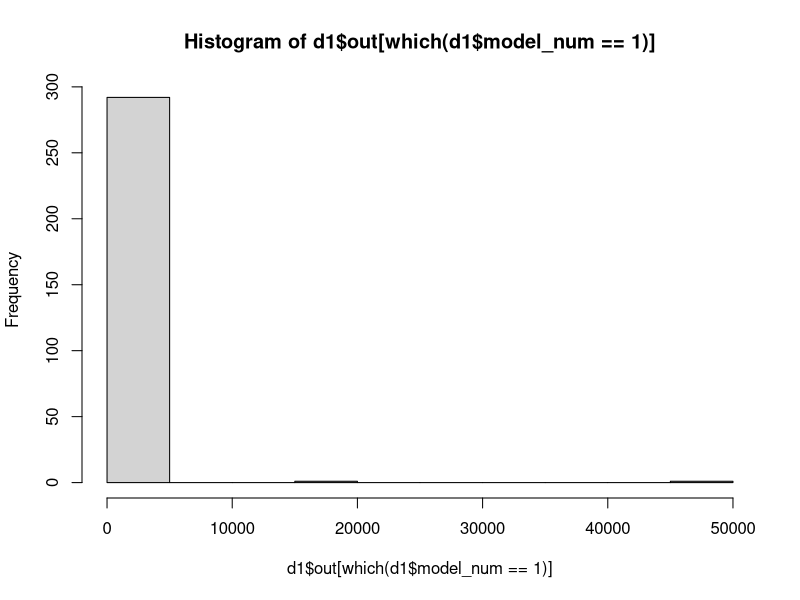
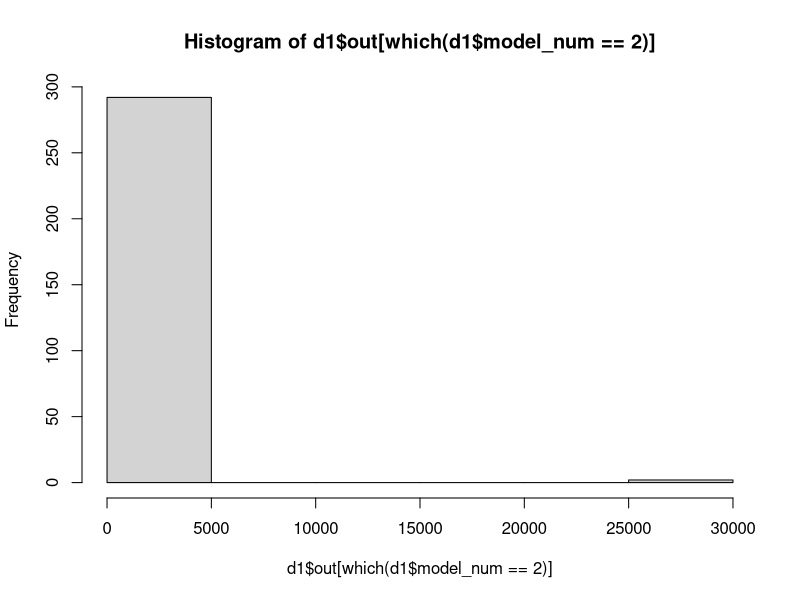
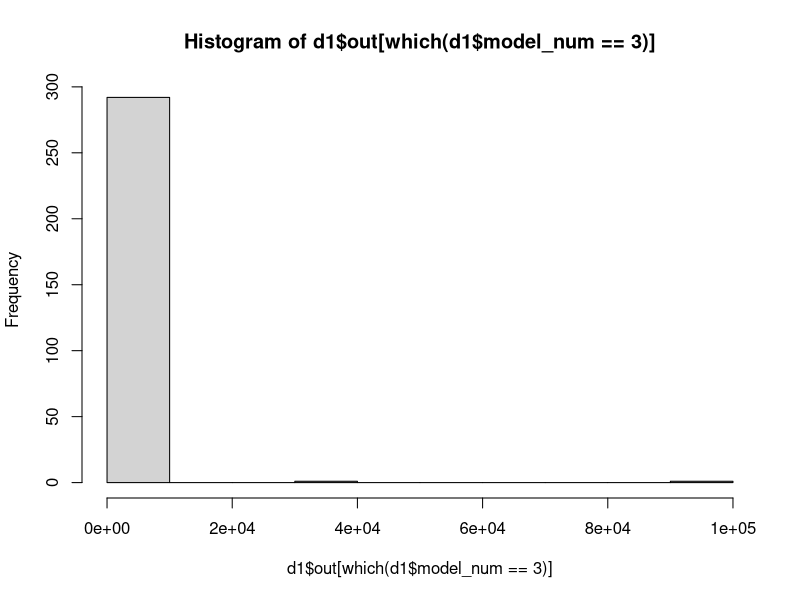

The R source for these figures, in order: (Note: this script raises an error after producing the figures.)
## ---- chunk 1
library(knitr)
library(Hmisc)

opts_chunk$set(collapse = TRUE)

opts_chunk$set(fig.path='figs/', fig.keep='high', 
               dev=c('png'), fig.width=10, fig.height=6, cache=FALSE,
               tidy=FALSE, warning=FALSE, fig.show="asis"
 	       )

## ---- chunk 2

d <- read.csv(file='model_predictions_error.csv',stringsAsFactors = FALSE)

country <- sort(unique(as.character(d$country)))
# d$out <- log(d$out)

d$period <- substr(x = d$model, start = 27,stop = 36)
d$period <- as.Date(d$period,format = '%Y-%m-%d')
d$date <- as.Date(d$date,format = '%Y-%m-%d')

periods <- sort(unique((d$period)))

d$model <- substr(x = d$model, start = 1,stop = 25)

# add model number
models <- unique(d$model)
model_num <- rep(NA,nrow(d))
period_num <- rep(NA,nrow(d))
day_week <- rep(NA,nrow(d))
for (i in 1:nrow(d)){
  model_num[i] <- which(models %in% d$model[i])
  period_num[i] <- which(periods %in% (d$period[i]))
  day_week[i] <- as.numeric(d$date[i]-d$period[i])
  
}
d$model_num <- model_num
d$period_num <- period_num
d$day_week <- day_week

table(d$model_num,d$country)

#serial
f <- which(d$si %in% 'si_1')
d1 <- d[f,]


f <- which(d$si %in% 'si_2')
d2 <- d[f,]

## ---- chunk 3

E <- aggregate(x = d2$out, by = list(d2$model_num,d2$period_num),sum)
names(E) <- c('model','period','E')

hist(d1$out[which(d1$model_num ==1)])
hist(d1$out[which(d1$model_num ==2)])
hist(d1$out[which(d1$model_num ==3)])

f<-which(d1$out>5e3)

table(d1$model_num,d1$country)
# f <- which(d1$country == 'Spain')
# x <- d1[f,]

ensemble_best <- rep(NA,length(periods))
ensemble <- rep(NA,length(periods))
model_av <- rep(NA,length(periods))
weight <- rep(NA,nrow(E))
for (i in 1:length(periods)){
  f <- which(E$period %in% i)
  w <- min(E$E[f])/E$E[f]
  weight[f] <- w/sum(w)
  ensemble_best[i] <- sum(weight[f]*E$E[f])
  ensemble[i] <- sum(1/3*E$E[f])
  f2 <- which(E$period %in% (i+1))
  if (i<4) model_av[i+1] <- sum(weight[f]*E$E[f2])
  
}
w <- min(aa$x) / (aa$x) 
w <- w/sum(w)


## ---- chunk 4

aa <- aggregate(x = d$out, by = list(d$model),sum)
dat_country <- paste0(d1$date,' - ',d1$country)
x <- unique(paste0(d1$date,' - ',d1$country))

data <- data.frame(date_country = unique(paste0(d1$date,' - ',d1$country)),
                   date = substr(x,start = 1,stop = 10),
                   country = substr(x,start = 14,stop = 40),
                   week_day = rep(NA,length(x)),
                   period = rep(NA,length(x)),
                   matrix(NA,length(x),length(models)))

for (i in 1:nrow(data)){
  for (j in 1:length(models)){
    f <- which( (d1$model_num == j) & (dat_country == data$date_country[i]))
    if (length(f)>0){
      data$week_day[i] <- d1$day_week[f]
      data$period[i] <- d1$period_num[f]
      data[i,j+5] <- d1$out[f]
    }
    
  }
}


w <- min(aa$x) / (aa$x) 
w <- w/sum(w)

## ---- chunk 5
p_sample <- c(.1,.5,.9)

rep <- 1e3

W <- list(W1 = data.frame(matrix(0,rep,length(models))) )

layout(matrix(1:4,2,2))

for (i in 1:length(p_sample)){
  for (k in 1:rep){
    f <-sample(nrow(data),size = round(nrow(data)*p_sample[i]),replace = FALSE)
    x <- apply(data[f,5+(1:length(models))],2,sum)/
      apply(!is.na(data[f,5+(1:length(models))]),2,sum)
    W$W1[k, which(x == min(x))] <- 1
  }
  # layout(matrix(1:4,2,2))
  plot(apply(W$W1,2,cumsum)[,1]/c(1:rep),ylim=c(0,1),type='l',col='black',main=p_sample[i])
  lines(apply(W$W1,2,cumsum)[,2]/c(1:rep),col='red')
  lines(apply(W$W1,2,cumsum)[,3]/c(1:rep),col='blue')
}



## ---- chunk 6
weight_last <- rep(1,nrow(data))
weight_last[which(data$period %in% max(data$period))] <- 1.5
data <- cbind(data,weight_last)

p_sample <- c(.1,.5,.9)

rep <- 1e3

W <- list(W1 = data.frame(matrix(0,rep,length(models))) )

layout(matrix(1:4,2,2))

for (i in 1:length(p_sample)){
  for (k in 1:rep){
    f <-sample(nrow(data),size = round(nrow(data)*p_sample[i]),replace = TRUE,prob = weight_last)
    x <- apply(data[f,5+(1:length(models))],2,sum)/
      apply(!is.na(data[f,5+(1:length(models))]),2,sum)
    W$W1[k, which(x == min(x))] <- 1
  }
  # layout(matrix(1:4,2,2))
  plot(apply(W$W1,2,cumsum)[,1]/c(1:rep),ylim=c(0,1),type='l',col='black',main=p_sample[i])
  lines(apply(W$W1,2,cumsum)[,2]/c(1:rep),col='red')
  lines(apply(W$W1,2,cumsum)[,3]/c(1:rep),col='blue')
}



## ---- chunk 7
weight_last <- rep(1,nrow(data))
weight_last[which(data$week_day %in% c(1,2,3))] <- 2
data$weight_last <- weight_last

p_sample <- c(.1,.5,.9)

rep <- 1e3

W <- list(W1 = data.frame(matrix(0,rep,length(models))) )

layout(matrix(1:4,2,2))

for (i in 1:length(p_sample)){
  for (k in 1:rep){
    f <-sample(nrow(data),size = round(nrow(data)*p_sample[i]),replace = TRUE,prob = weight_last)
    x <- apply(data[f,5+(1:length(models))],2,sum)/
      apply(!is.na(data[f,5+(1:length(models))]),2,sum)
    W$W1[k, which(x == min(x))] <- 1
  }
  # layout(matrix(1:4,2,2))
  plot(apply(W$W1,2,cumsum)[,1]/c(1:rep),ylim=c(0,1),type='l',col='black',main=p_sample[i])
  lines(apply(W$W1,2,cumsum)[,2]/c(1:rep),col='red')
  lines(apply(W$W1,2,cumsum)[,3]/c(1:rep),col='blue')
}



## ---- chunk 8
weight_last <- rep(1,nrow(data))
weight_last[which(data$week_day %in% c(5,6,7))] <- 2
data$weight_last <- weight_last

p_sample <- c(.1,.5,.9)

rep <- 1e3

W <- list(W1 = data.frame(matrix(0,rep,length(models))) )

layout(matrix(1:4,2,2))

for (i in 1:length(p_sample)){
  for (k in 1:rep){
    f <-sample(nrow(data),size = round(nrow(data)*p_sample[i]),replace = TRUE,prob = weight_last)
    x <- apply(data[f,5+(1:length(models))],2,sum)/
      apply(!is.na(data[f,5+(1:length(models))]),2,sum)
    W$W1[k, which(x == min(x))] <- 1
  }
  # layout(matrix(1:4,2,2))
  plot(apply(W$W1,2,cumsum)[,1]/c(1:rep),ylim=c(0,1),type='l',col='black',main=p_sample[i])
  lines(apply(W$W1,2,cumsum)[,2]/c(1:rep),col='red')
  lines(apply(W$W1,2,cumsum)[,3]/c(1:rep),col='blue')
}
